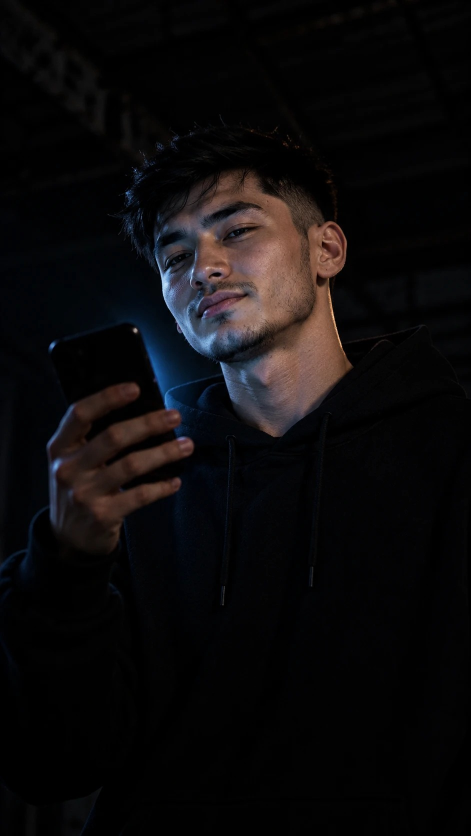
#> input picture video/korish/img/01_telefon.jpg, 941 x 1672 px, given in place of ref_y1.jpg, which was not available (shown at 1/2 size)
$ python rasm_prompts.py
#> lines starting #> are read from the running program, lines starting #| are printed output that depends on the picture
# «Ko'rish bor» — sahna rasmlari uchun promptlar sahifasi: har sahnada biriktiriladigan namuna rasmlar yonida.
import html
from PIL import Image
STYLE = ("Cinematic film still, vertical 9:16, shot on 35mm, low-key lighting, cold blue-grey color grade with deep blacks, "
         "one warm light source, light haze, fine film grain, realistic skin texture.")
Y1 = ("THE FIRST GUY: a fictional Uzbek young man about 22, slim, short black hair with a clean fade on the sides, light black stubble, "
      "sharp dark eyes, plain black hoodie.")
Y2 = ("THE SECOND GUY: a fictional Uzbek man about 30, broad-shouldered strong build, short neat black hair, short well-groomed black beard, "
      "long black wool coat over a plain black crew-neck sweater.")
K1 = "Keep THE FIRST GUY exactly as in the attached reference image: same face, hair, stubble and black hoodie."
K2 = "Keep THE SECOND GUY exactly as in the attached reference image: same face, beard, hair, coat and sweater."
END = "No text, no letters, no logos, no watermark, no subtitles."
S = [
 (1, "Telefon nuri", "0:00–0:03", "Yuz ming ko'rish, brat!", ["ref_y1", "joy_garaj"],
  "Close-up portrait, vertical 9:16. Almost total darkness in an old garage at night. THE FIRST GUY holds his smartphone close to his face and looks at the screen with a proud, cocky half-smile; the only light is the cold blue-white glow of the phone screen lighting his face from below, everything around him falls into deep black shadow, the screen itself faces him and is not visible to the camera. "
  + Y1 + " Cinematic film still, vertical 9:16, shot on 35mm, extreme low-key lighting, cold blue-grey color grade with deep blacks, fine film grain, realistic skin texture. " + K1 + " " + END),
 (2, "2-yigit soyadan chiqadi", "0:03–0:07", "Yuz ming ko'rish. Nechta odam sotib oldi?", ["ref_y2", "joy_garaj"],
  "Medium shot, vertical 9:16, slightly low angle. In a dark old garage at night, THE SECOND GUY steps out of deep shadow into the edge of the light from a single bare bulb hanging above: half of his face and body still in darkness, the other half lit warm from above, one foot forward mid-step, calm heavy serious gaze straight ahead, no smile. Behind him the rusty metal shutter door fades into black. "
  + Y2 + " Black trousers, black boots. " + STYLE + " " + K2 + " " + END),
 (3, "Telefonni tushiradi", "0:07–0:09", "(BOOM, jimlik)", ["ref_y1", "joy_garaj"],
  "Medium close-up, vertical 9:16. In a dark old garage at night, THE FIRST GUY slowly lowers his smartphone to chest height; his proud smile is gone, his face is serious and a little lost, he looks ahead at someone off-camera. The phone screen glow now lights only his hands and the bottom of his chin, a single bare bulb far behind him makes a soft warm rim light on his hair and shoulders, deep shadows around. "
  + Y1 + " " + STYLE + " " + K1 + " " + END),
 (4, "«Shovqin»", "0:09–0:16", "Nol. Demak, bu savdo emas. Shovqin.", ["ref_y2", "joy_garaj"],
  "Close-up, vertical 9:16, low angle looking slightly up at THE SECOND GUY's face, which gives him quiet power. He looks straight into the camera, calm and cold, no smile, eyes steady, jaw relaxed; a single bare bulb above and behind him makes a warm rim light on his hair and the edge of his beard, the front of his face lit softly, the background is the dark ceiling and rusty beams of an old garage fading into black. "
  + Y2 + " " + STYLE + " " + K2 + " Leave the lower third of the frame darker and simple for on-screen text. " + END),
 (5, "Trend ekranlar", "0:16–0:32", "Trend seni ko'rsatadi. Lekin sotmaydi...", [],
  "Vertical 9:16. A dark room filled with a wall of many glowing smartphone screens floating in black space at different distances, each screen showing a different blurred short vertical video: young people dancing, a person laughing, a cat jumping, colorful lights, fast motion blur on every screen; the faces on the screens are tiny, blurred and unrecognizable. Bright saturated screen colors stand out against the cold dark background, the screens are slightly tilted in different directions like a chaotic social media feed. Cinematic film still, vertical 9:16, shot on 35mm, low-key lighting, cold blue-grey color grade with deep blacks, glow and light bloom from the screens, fine film grain. No readable text, no letters, no app logos, no icons, no watermark, no subtitles."),
 ("5b", "Ofitsiant qiz", "0:31–0:34", "(pauza: ovoz yo'q, faqat choyxona shovqini)", ["ref_y1", "ref_y2", "ref_qiz", "joy_choyxona"], ""),
 ("6a", "Choyxonada suhbat", "0:34–0:40", "Odamni yig'ish oson. Ushlab qolish qiyin.", ["ref_y1", "ref_y2", "joy_choyxona", "05b_ofitsiant"],
  "Medium two-shot, vertical 9:16, eye level across a low wooden choyxona table at night. THE FIRST GUY and THE SECOND GUY sit facing each other at the table, seen in three-quarter view; THE SECOND GUY leans slightly forward with his forearms on the table and talks calmly and seriously, THE FIRST GUY listens with a doubtful, thoughtful look. On the table: a white teapot with a blue cotton-boll pattern, two piyola tea bowls and a round non bread. A single warm lamp hanging above the table lights them, the rest of the dim choyxona fades into blue-grey darkness with soft blurred carved wooden pillars and empty tapchan, no other people. "
  + Y1 + " " + Y2 + " " + STYLE + " " + K1 + " " + K2 + " Same choyxona, table and lamp as in the attached choyxona images. " + END),
 ("6b", "Piyola", "0:40–0:46", "Ishingni ko'rsatmasang, u tomoshabin. Mijoz emas.", ["ref_y2", "joy_choyxona"],
  "Close-up, vertical 9:16, slightly low angle. THE SECOND GUY sits at the low wooden choyxona table and slowly puts his piyola tea bowl down on the table, looking ahead at someone off-camera with a calm heavy look, no smile; a thin wisp of steam rises from the tea below his chin and never covers his face; in the foreground, out of focus, the white teapot with a blue cotton-boll pattern. A single warm hanging lamp lights his face from the side, the background is the dark blurred choyxona in blue-grey shadow. "
  + Y2 + " " + STYLE + " " + K2 + " " + END),
 (7, "Non — «Ko'rsat»", "0:46–0:52", "Mahsulotni ko'rsat.", [],
  "Close-up, vertical 9:16. Inside a dark traditional Uzbek bakery at night, the hands of a baker in rolled-up white sleeves pull a freshly baked round Uzbek non bread out of the glowing mouth of a clay tandir oven; the bread is golden-brown with a stamped pattern in the middle and sesame seeds, a little steam rises from it. The orange glow of the tandir is the only warm light and makes the bread the brightest thing in the frame, everything around falls into deep blue-grey shadow. Only the hands and forearms are visible, no face. "
  + "Cinematic film still, vertical 9:16, shot on 35mm, low-key lighting, cold blue-grey color grade with deep blacks, the product is the only warm bright element, light haze, fine film grain, realistic texture. Leave the lower third of the frame darker and simple for on-screen text. " + END),
 (8, "Tikuvchi — «Ayt»", "0:52–0:58", "Foydasini ayt.", [],
  "Close-up, vertical 9:16. In a dark small tailor's workshop at night, the hands of a tailor, a yellow measuring tape hanging over one wrist, pull a finished seam of a dark blue wool jacket tight between both hands to show how strong and even the stitching is; an old black sewing machine with its small warm lamp is beside the hands. The little sewing-machine lamp is the only warm light and makes the fabric and the neat stitches the brightest thing in the frame, everything around falls into deep blue-grey shadow. Only the hands and forearms are visible, no face. "
  + "Cinematic film still, vertical 9:16, shot on 35mm, low-key lighting, cold blue-grey color grade with deep blacks, the product is the only warm bright element, light haze, fine film grain, realistic texture. Leave the lower third of the frame darker and simple for on-screen text. " + END),
 (9, "Gulchi — «Isbotla»", "0:58–1:05", "Boshqalardan farqini isbotla. Ko'rish ishonchga aylanadi. Ishonch buyurtmaga.", [],
  "Close-up, vertical 9:16. In a dark small flower shop at night, across a wooden counter, the hands of a florist hand over a fresh bouquet of deep red roses and white chrysanthemums tied with a simple ribbon into the open hands of a customer; tiny water drops shine on the petals. A single warm lamp above the counter is the only warm light and makes the bouquet the brightest thing in the frame, buckets of flowers behind fade into deep blue-grey shadow. Only hands and forearms are visible, no faces. "
  + "Cinematic film still, vertical 9:16, shot on 35mm, low-key lighting, cold blue-grey color grade with deep blacks, the product is the only warm bright element, light haze, fine film grain, realistic texture. Leave the lower third of the frame darker and simple for on-screen text. " + END),
 (10, "Bitta surat", "1:05–1:14", "Operator shart emas. Katta kamera shart emas. Bitta surat. To'g'ri gap. Tamom.", ["ref_y1", "joy_garaj"],
  "Medium close-up, vertical 9:16, from slightly behind and to the side of THE FIRST GUY. In the dark old garage at night he holds his smartphone with both hands and takes a photo of a fresh round golden non bread lying on an old wooden crate right under the single bare bulb; his face in three-quarter view is focused, with a small satisfied half-smile; the phone screen faces the camera and shows the same bread as a sharp, bright, simple photo with no text and no icons. Warm light from the bulb on the bread and on his hair, deep blue shadows around, the rusty shutter door behind fades into black. "
  + Y1 + " " + STYLE + " " + K1 + " " + END),
 (11, "«Ishingni ko'rsat»", "1:15–1:19", "Shovqin qilma. Ishingni ko'rsat.", ["ref_y1", "ref_y2", "joy_garaj"],
  "Medium shot, vertical 9:16, eye level. THE FIRST GUY and THE SECOND GUY stand side by side in the dark old garage at night under the single bare bulb and look straight into the camera, calm and confident, no smile; THE SECOND GUY stands a little in front with his hands in his coat pockets, THE FIRST GUY stands at his shoulder holding his smartphone down by his side with the screen dark. Warm light from the bulb above on their hair and shoulders, cold blue shadows, the rusty metal shutter door and stacked tires behind them fade into black. "
  + Y1 + " " + Y2 + " Black trousers, black boots for THE SECOND GUY. " + STYLE + " " + K1 + " " + K2 + " Leave the lower third of the frame darker and simple for on-screen text. " + END),
]
NAMES = {"ref_y1": "1-yigit (belgisiz)", "ref_y2": "2-yigit", "ref_qiz": "Ofitsiant qiz", "joy_garaj": "Garaj", "joy_choyxona": "Choyxona",
         "05b_ofitsiant": "5b-sahna (stol)"}
# Tayyor rasmlar: sahna -> img/ fayli (sahifada «Tayyor» belgisi bilan ko'rsatiladi).
DONE = {"5b": "05b_ofitsiant", 1: "01_telefon", 2: "02_yigit2", 3: "03_tushiradi", 4: "04_shovqin", 5: "05_trend", "6a": "06a_suhbat", "6b": "06b_piyola", 7: "07_non", 8: "08_tikuvchi", 9: "09_gulchi", 10: "10_surat", 11: "11_ishingni"}
# Video promptlari (rasm -> video, 9:16). Har biri bitta kamera harakati bilan boshlanadi (/kamera), qahramonlar rasmdagidek qoladi.
KV1 = "Keep THE YOUNG MAN in the black hoodie exactly as in the image for the whole clip: same face, short black hair with a fade, light stubble and black hoodie."
KV2 = "Keep THE BEARDED MAN in the black coat exactly as in the image for the whole clip: same face, short black hair, short black beard, black coat and black sweater."
MUTE = "Nobody speaks, mouths stay closed."
def vend(sec):
    return (f"Vertical 9:16, {sec} seconds, realistic cinematic motion, the motion fills all {sec} seconds. Dark cinematic look as in the image: "
            "cold blue-grey shadows, one warm light source, fine film grain. No text, no captions, no subtitles, no watermark, no logos, "
            "no new objects or people. No music, ambient sound only.")
VID = {
 1: [("", 6, "[Push in]", "Slow push-in toward his face, ending in a tight close-up of his eyes and smile. THE YOUNG MAN scrolls his phone with his thumb, the cold blue light of the screen flickers on his face, his proud cocky half-smile grows a little wider and he raises his eyebrows as if he can't believe the number. " + KV1 + " " + MUTE)],
 2: [("", 6, "[Tracking shot]", "Low-angle tracking shot: the camera slowly moves backward as THE BEARDED MAN takes two slow heavy steps forward out of the shadow into the warm light of the bare bulb, then he stops and looks straight ahead with a calm cold stare; his coat moves with his steps, the bulb sways slightly. Keep his face in frame for the whole clip. " + KV2 + " " + MUTE)],
 3: [("", 6, "[Zoom in]", "Static camera for the first second, then a fast snap zoom-in (crash zoom) on his face at the moment his smile disappears, then hold still. THE YOUNG MAN slowly lowers his phone to chest height, his proud smile fades, his face becomes serious and a little lost, he swallows and looks ahead at someone off-camera. " + KV1 + " " + MUTE)],
 4: [("", 6, "[Static shot]", "Locked-off static low-angle camera, it does not move. THE BEARDED MAN looks straight into the camera, calm and cold, he blinks once slowly and slightly lifts his chin; the bare bulb above him sways a little and its warm rim light moves gently across his hair and beard, faint dust floats in the light. " + KV2 + " " + MUTE)],
 5: [("5a", 8, "[Truck left]", "Slow lateral dolly (truck) to the left across the wall of floating smartphone screens, with gentle parallax between near and far screens. Every screen plays its own short blurred vertical video: dancing, laughing, a cat jumping, colorful flashing lights; the screens drift and turn slightly. Faces on the screens stay small and blurred, no readable text or app icons appear."),
     ("5b", 8, "[Push in]", "Slow forward dolly through the floating smartphone screens: the camera glides between them, near screens pass by on both sides and out of frame, deeper screens come closer, all of them keep playing short blurred videos with bright colors. Faces on the screens stay small and blurred, no readable text or app icons appear.")],
 "5b": [("", 6, "[Truck right]", "Smooth slow lateral dolly (truck) to the right following THE WAITRESS as she walks past the low table with the tray of teapot and piyolas, polite and graceful; THE YOUNG MAN and THE BEARDED MAN briefly turn their heads to glance at her for a moment, then turn back to each other and continue their quiet talk. Keep THE WAITRESS exactly as in the image for the whole clip: same face, long black braid, embroidered doppi and red ikat dress with white apron. " + KV1 + " " + KV2 + " " + MUTE)],
 "6a": [("", 6, "[Truck right,Pan left]", "Slow arc of about 20 degrees around the table from left to right, the camera stays at eye level and keeps both men in frame. THE BEARDED MAN explains something calmly with small open-hand gestures, speaking quietly with small natural lip movement; THE YOUNG MAN listens with his hand on his chin and nods once slowly with doubt. The hanging lamp glows warm, the steam from the piyolas is very thin. " + KV1 + " " + KV2)],
 "6b": [("", 6, "[Static shot]", "Rack focus: the shot starts focused on the blue-and-white teapot in the foreground, then the focus slowly shifts to THE BEARDED MAN's face and stays there; the camera itself does not move. He slowly puts his piyola down on the table and looks ahead with a calm heavy look, no smile. A thin wisp of steam rises from the tea below his chin and never covers his face. " + KV2 + " " + MUTE)],
 7: [("", 6, "[Truck left,Pan right]", "Macro close-up, slow arc around the bread from right to left. The baker's hands lift the hot round non bread out of the glowing tandir with the cloth and hold it toward the camera; steam rises from the golden crust, sesame seeds glisten, the fire inside the tandir flickers. Only hands and forearms, no face. Keep the bread's stamped pattern exactly as in the image.")],
 8: [("", 6, "[Push in]", "Slow push-in toward the hands and the stitching. The tailor's hands pull the seam of the dark blue jacket tight once, then smooth the fabric with the thumb along the even stitches; the small lamp of the sewing machine glows warm, the yellow measuring tape sways slightly. Only hands and forearms, no face.")],
 9: [("", 6, "[Pull out]", "Slow dolly out (pull back) from the bouquet, revealing more of the counter and the dark flower shop. The florist's hands pass the bouquet of red roses and white chrysanthemums into the customer's hands; the customer takes it carefully and draws it a little closer; tiny water drops shine on the petals, the lamp above glows warm. Only hands and forearms, no faces.")],
 10: [("", 10, "[Shake]", "Handheld camera with subtle natural shake, over his shoulder, keeping his face, the phone and the bread in frame. THE YOUNG MAN looks at the camera with a small satisfied smile, then turns back to his phone and taps the shutter button once; the screen blinks white for a moment and shows the photo of the bread; he nods slightly to himself. The bare bulb glows, the wet floor reflects the light. The phone screen shows only the bread, no text and no icons. " + KV1 + " " + MUTE)],
 11: [("", 6, "[Pull out]", "Slow dolly out and crane up, ending in a wide shot of the whole garage. THE YOUNG MAN and THE BEARDED MAN stand still side by side and keep looking straight into the camera, calm and confident; the bare bulb above them sways slightly and their long shadows move on the wet floor. Plain white sneakers with no logos. " + KV1 + " " + KV2 + " " + MUTE)],
}

if __name__ == "__main__":
    for r in list(NAMES) + list(DONE.values()):
        im = Image.open(f"video/korish/img/{r}.jpg"); im.thumbnail((360, 640)); im.save(f"video/korish/web/{r}.webp", quality=80)
#> further down, im is the input picture: PIL image 941x1672 RGB; mean R, G, B 12.8, 10.9, 11.8
#> after `im.thumbnail((360, 640))`:
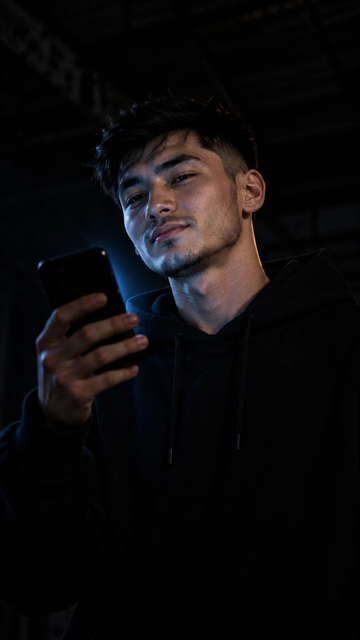
#> im: PIL image 360x640 RGB; mean R, G, B 12.8, 10.9, 11.8
#> pass 2 of the loop `for r in list(NAMES) + list(DONE.values()):`:
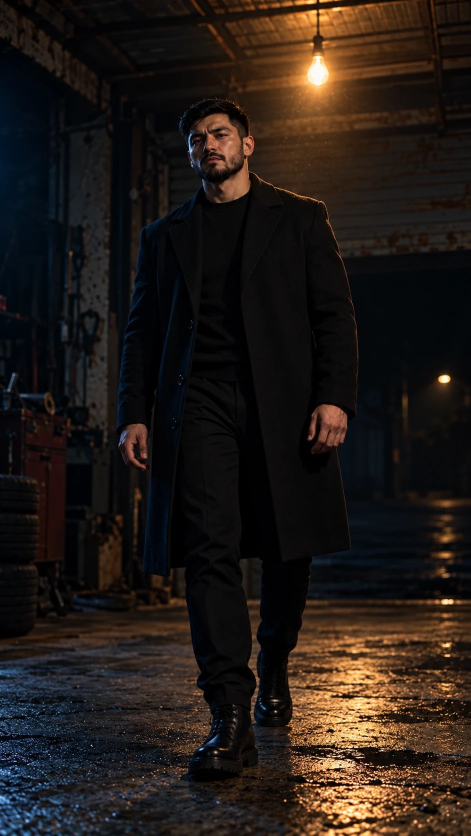
#> input picture video/korish/img/02_yigit2.jpg, 941 x 1672 px, given in place of ref_y2.jpg, which was not available (shown at 1/2 size)
#> im is the input picture: PIL image 941x1672 RGB; mean R, G, B 34.5, 26.7, 22.1
#> `im.thumbnail((360, 640))`:
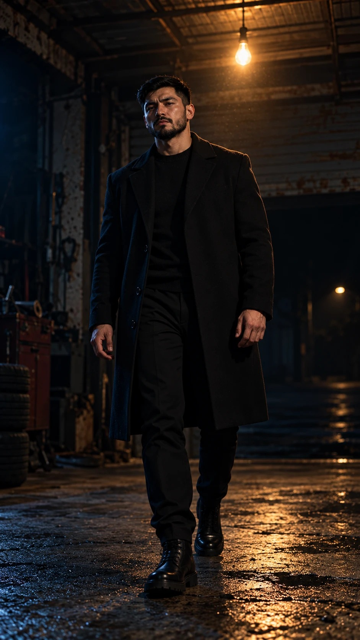
#> im: PIL image 360x640 RGB; mean R, G, B 34.5, 26.7, 22.1
#> (the run stopped early here; a loop or call above may not have finished)
